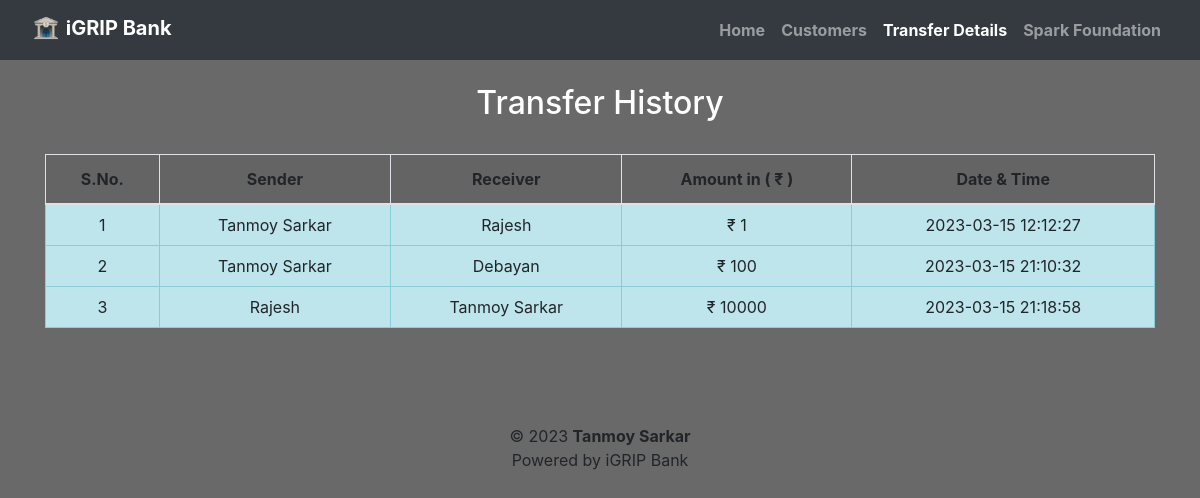
Screenshot of /transactions.php with the database file from the repository.
### tables this page shows
CREATE TABLE `transaction` (
  `sno` int(3) NOT NULL,
  `sender` text NOT NULL,
  `receiver` text NOT NULL,
  `balance` int(8) NOT NULL,
  `datetime` datetime NOT NULL DEFAULT current_timestamp()
);

### transactions.php (the view, shortened to what this page needs)
<!DOCTYPE html>
<html lang="en">
<head>
  <link rel="stylesheet" href="https://stackpath.bootstrapcdn.com/bootstrap/4.5.2/css/bootstrap.min.css">
</head>
<body style="background-color:dimgray">
  <nav class="navbar navbar-expand-lg navbar-dark bg-dark font-weight-bold">
    <div class="container-fluid">
    <a class="navbar-brand" href="index.php">
        <img src="./Pictures/icon.svg" width="30" height="30" alt="iGRIP_logo" class="mb-1">
        iGRIP Bank
      </a>
      <div class="collapse navbar-collapse" id="navbarSupportedContent">
        <ul class="navbar-nav ml-auto">
          <li class="nav-item">
            <a class="nav-link" aria-current="page" href="index.php">Home</a>
          </li>
          <li class="nav-item">
            <a class="nav-link" aria-current="page" href="customers.php">Customers</a>
          </li>
          <li class="nav-item">
            <a class="nav-link active" aria-current="page" href="transactions.php">Transfer Details</a>
          </li>
          <li class="nav-item">
            <a class="nav-link" aria-current="page" target="_blank" href="https://internship.thesparksfoundation.info/">Spark Foundation</a>
          </li>
        </ul>
      </div>
    </div>
  </nav>
  <div class="container">
    <h2 class="text-center pt-4 text-white">Transfer History</h2>
    <br>
    <div class="table-responsive-sm">
      <table class="table table-hover table-striped table-condensed table-bordered text-center">
        <thead">
          <tr>
            <th class="text-center">S.No.</th>
            <th class="text-center">Sender</th>
            <th class="text-center">Receiver</th>
            <th class="text-center">Amount in ( &#x20B9 )</th>
            <th class="text-center">Date & Time</th>
          </tr>
          <tbody>
            <?php
            include 'config.php';
            $sql = "select * from transaction";
            $query = mysqli_query($conn, $sql);
            while ($rows = mysqli_fetch_assoc($query)) {
            ?>
              <tr class="table-info">
                <td class="py-2"><?php echo $rows['sno']; ?></td>
                <td class="py-2"><?php echo $rows['sender']; ?></td>
                <td class="py-2"><?php echo $rows['receiver']; ?></td>
                <td class="py-2">&#x20B9 <?php echo $rows['balance']; ?> </td>
                <td class="py-2"><?php echo $rows['datetime']; ?> </td>
              <?php
            }
              ?>
          </tbody>
      </table>
    </div>
  </div>
  <footer class="text-center mt-5 py-5">
    <p>
      &copy 2023
      <b>Tanmoy Sarkar</b>
      <br>Powered by iGRIP Bank
    </p>
  </footer>
</body>
</html>

### rows the page displays
transaction: sno "1", sender "Tanmoy Sarkar", receiver "Rajesh", balance "1", datetime "2023-03-15 12:12:27"
transaction: sno "2", sender "Tanmoy Sarkar", receiver "Debayan", balance "100", datetime "2023-03-15 21:10:32"
transaction: sno "3", sender "Rajesh", receiver "Tanmoy Sarkar", balance "10000", datetime "2023-03-15 21:18:58"
